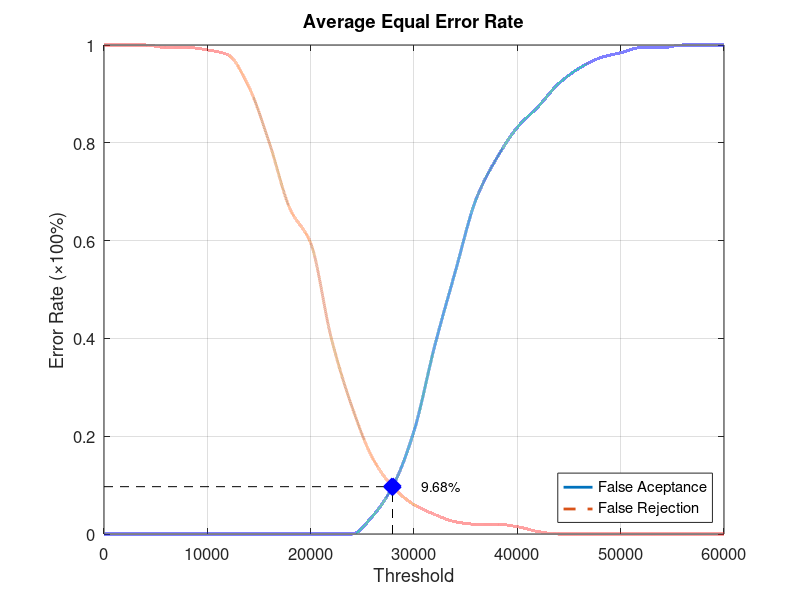
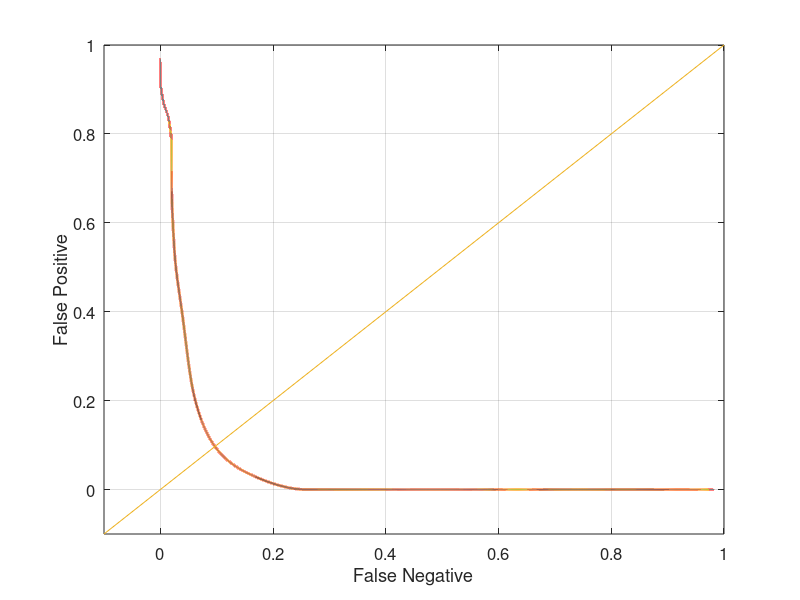

Source code (MATLAB) for these figures, in order:
function yEER = Database5_1
close all;
clear;
clc;
x = 0:2000:60000;
xq = 0:0.5:60000;

y0 = [0 0 0 0 0 0 0 0 0 0 0 0 0 0.0368421 0.1 0.210526 0.384211 0.536842 0.684211 0.768421 0.831579 0.873684 0.921053 0.952632 0.973684 0.984211 0.994737 0.994737 1 1 1];
yy0 = interp1(x, y0, xq, 'pchip');
y1 = [1 1 1 0.995 0.995 0.99 0.98 0.915 0.8 0.665 0.595 0.4 0.26 0.155 0.095 0.06 0.04 0.025 0.02 0.02 0.015 0.005 0 0 0 0 0 0 0 0 0];
yy1 = interp1(x, y1, xq, 'pchip');

% Calculating EER: 
y2 = abs(y0 - y1);
find(y2 == min(y2))
yy2 = abs(yy0 - yy1);
xEER = find(yy2 == min(yy2));
xEERIndex = xq(xEER) % X-axis EER
yEER = yy0(xEER) % Y-axis EER

main = figure
plot(xq, yy0,'-','LineWidth', 2);	hold on
plot(xq, yy1,'--','LineWidth', 2);	hold on
plot([xEERIndex xEERIndex], [0 yEER], 'k--');	hold on
plot([0 xEERIndex], [yEER yEER], 'k--');	hold on
plot(xEERIndex, yEER, 'bx', 'LineWidth', 10);	hold on
text(xEERIndex + 10 * xEERIndex / 100, yEER, [num2str(round((10000 * yEER)) / 100) '%'])
legend('False Aceptance', 'False Rejection', 'Location', 'SouthEast')
xlabel('Threshold')
ylabel('Error Rate (\times100%)')
title('Average Equal Error Rate')
set(gca, 'FontSize', 12)
axis([0 60000 0 1])
grid on

print(main, 'Database5_1Main', '-dpng');
FNRxFPR = figure('Color', [1 1 1]);
plot(yy1, yy0, '-', yy1, yy0, 'LineWidth', 2);
hold on
y = -0.1:0.1:1
plot(y, y); 
set(gca, 'FontSize', 12)
xlabel('False Negative')
ylabel('False Positive')
axis([-0.1 1 -0.1 1])
set(gca, 'FontSize', 12)
grid on

print(FNRxFPR, 'Database5_1FNRxFPR','-dpng');
end
